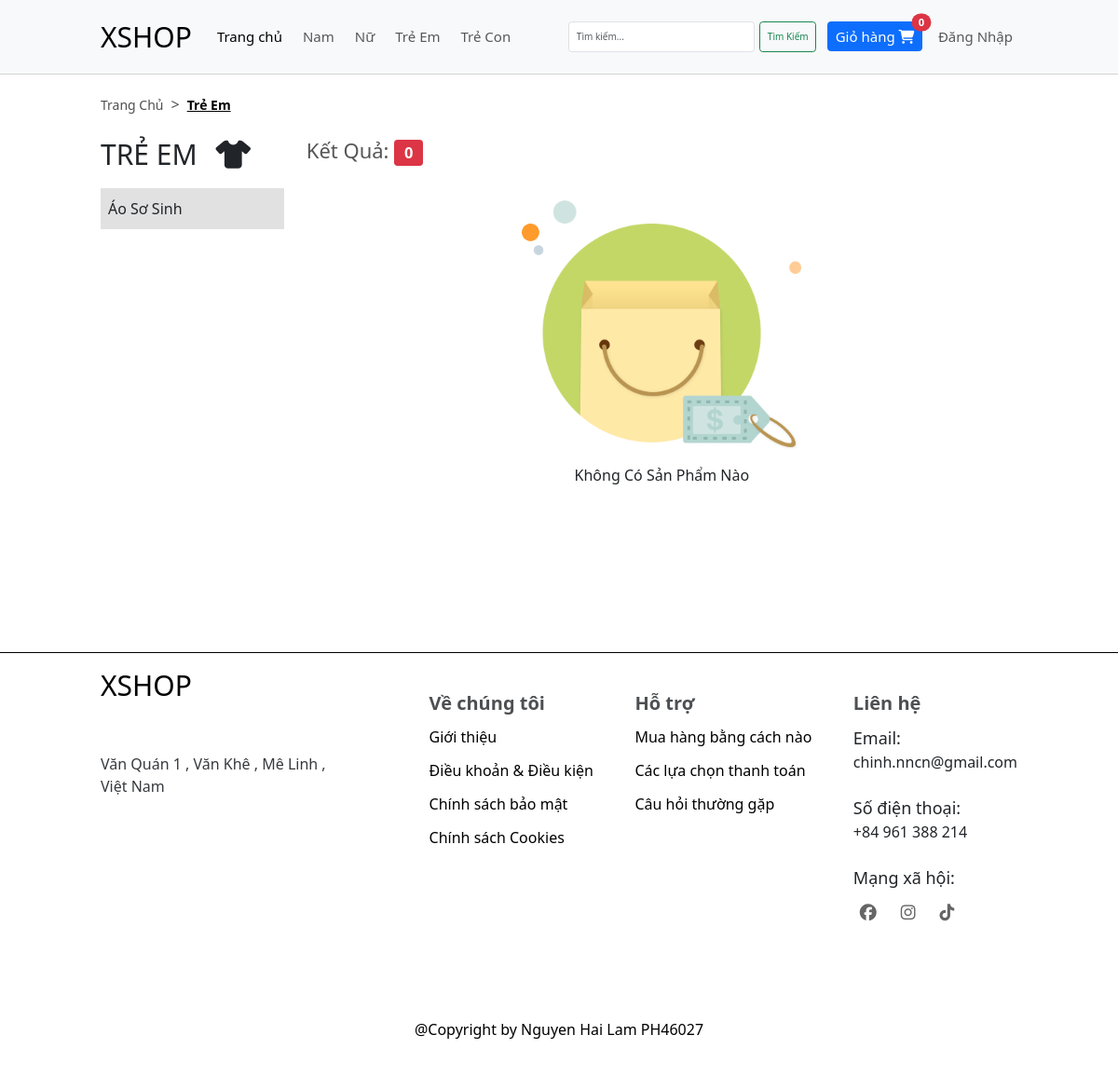
/?url=loc&maLoai=4, run on the app's committed database.
### tables this page shows
CREATE TABLE `loai` (
  `maLoai` int(11) NOT NULL,
  `tenLoai` varchar(255) NOT NULL
);

CREATE TABLE `danh_muc` (
  `maDanhMuc` int(11) NOT NULL,
  `tenDanhMuc` varchar(255) NOT NULL,
  `maLoai` int(11) NOT NULL
);

### app/models/pdo.php (called while the page is built, shortened)
<?php
    function getConnect() {
        try {
            $connect = new PDO(
                "mysql:host=" . DB_HOST .
                ";dbname=" . DB_DATABASE .
                ";charset=" . DB_CHARSET,
                DB_USERNAME,
                DB_PASSWORD
            );
            $connect -> setAttribute(PDO::ATTR_ERRMODE, PDO::ERRMODE_EXCEPTION);
            return $connect;
        }
        catch(PDOException $e) {
            echo "Loi ket noi den database " . $e -> getMessage();
        }
    }
    function getData($sql, $getAll = true) {
        try {
            $connect = getConnect();
            $stmt = $connect -> prepare($sql);
            $stmt -> execute();
        }
        catch(PDOException $e) {
            echo "loi cau lenh: $sql";
        }
        finally {
            unset($connect);
        }
        if($getAll) {
            return $stmt -> fetchAll();
        }
        return $stmt -> fetch();
    }
?>

### app/models/LoaiModel.php (called while the page is built, shortened)
<?php
    require_once "pdo.php";
    function getAllLoai() {
        $sql = "SELECT * FROM loai ORDER BY maLoai";
        return getData($sql);
    }
    function getLoaiID($maLoai) {
        $sql = "SELECT * FROM loai WHERE maLoai = $maLoai";
        return getData($sql,false);
    }
?>

### app/controllers/HomeController.php (called while the page is built, shortened)
<?php
    require_once MODELS_URL . "LoaiModel.php";
    require_once MODELS_URL . "ProductsModel.php";
    require_once MODELS_URL . "DanhMucModel.php";
    function loc() {
        $maLoai = $_GET["maLoai"];
        $loai = getLoaiID($maLoai);
        if(getDanhMucMaLoai($maLoai)) {
            $listDanhMuc = getDanhMucMaLoai($maLoai);
            $maDanhMuc = $listDanhMuc[0]["maDanhMuc"];
            $products = getShowProductsDanhMuc($maDanhMuc);
        }
        include VIEWS_URL . "home/loc.php";
    }
?>

### app/models/DanhMucModel.php (called while the page is built, shortened)
<?php
    require_once "pdo.php";
    function getDanhMucMaLoai($maLoai) {
        $sql = "SELECT * FROM danh_muc WHERE maLoai = $maLoai";
        return getData($sql);
    }
?>

### app/models/ProductsModel.php (called while the page is built, shortened)
<?php
    require_once "pdo.php";
    function getShowProductsDanhMuc($maDanhMuc) {
        $sql = "SELECT A.*, B.tenDanhMuc, C.tenLoai FROM san_pham A
                JOIN danh_muc B ON A.maDanhMuc = B.maDanhMuc
                JOIN loai C ON B.maLoai = C.maLoai
                WHERE A.maDanhMuc = $maDanhMuc AND A.trangThai = 1";
        return getData($sql);
    }
?>

### app/views/home/loc.php (the view, shortened to what this page needs)
<link rel="stylesheet" href="<?php echo CSS_URL ?>loc.css">
<div class="body">
    <div class="grid wide">
        <div class="directional">
            <a href="?" class="directional-page">Trang chủ</a><span class="directional-icon">></span>
            <a href="#" class="directional-page directional-page--active disabled"><?php echo $loai["tenLoai"]?></a>
        </div>
        <div class="container">
            <div class="type-products">
                <h1 class="type-products_heading">
                    <?php echo $loai["tenLoai"]?>
                    <i class="fa-solid fa-shirt type-products_icon"></i>
                </h1>
                <div class="type-products_items">
                    <?php if(isset($listDanhMuc)) : ?>
                        <?php foreach($listDanhMuc as $danhmuc) : ?>
                        <a
                            class="type-products_item <?php echo $danhmuc["maDanhMuc"] == $maDanhMuc ? 'type-products_item--active disabled' : '' ?>"
                            href="?url=loc&maLoai=<?php echo $maLoai ?>&maDanhMuc=<?php echo $danhmuc["maDanhMuc"]?>"
                        >
                            <?php echo $danhmuc["tenDanhMuc"]?>
                        </a>
                        <?php endforeach ?>
                    <?php endif ?>
                </div>
            </div>
            <div class="filter-products">
                <div class="filter-products_top">
                    <h1 class="filter-text">
                        Kết Quả:
                        <span class="badge bg-danger">
                                <?php echo isset($products) ? count($products) : 0 ?>
                        </span>
                    </h1>
                </div>
                <div class="products grid">
                    <div class="products-empty">
                        <?php if(!isset($products) || !$products) : ?>
                            <img src="<?php echo IMAGES_URL ?>empty/product.png" alt="" class="products-empty_img">
                            <p>Không Có Sản Phẩm Nào</p>
                        <?php endif ?>
                    </div>
                </div>
            </div>
        </div>
    </div>
</div>

### includes/header.php (shortened to what this page needs)
<?php
    require_once MODELS_URL . "LoaiModel.php";
    $listLoai = getAllLoai();
?>
<!DOCTYPE html>
<html lang="en">
<head>
    <link href="https://cdn.jsdelivr.net/npm/bootstrap@5.3.2/dist/css/bootstrap.min.css" rel="stylesheet">
    <link rel="stylesheet" href="https://cdnjs.cloudflare.com/ajax/libs/font-awesome/6.5.1/css/all.min.css" />
    <link rel="stylesheet" href="<?php echo CSS_URL ?>grid.css">
    <link rel="stylesheet" href="<?php echo CSS_URL ?>style.css">
</head>
<body>
    <div class="main">
        <div class="header">
            <nav class="navbar navbar-expand-lg bg-body-tertiary">
                <div class="container-fluid grid wide">
                    <a class="navbar-brand header-logo" href="?">XSHOP</a>
                    <div class="collapse navbar-collapse" id="navbarSupportedContent">
                        <ul class="navbar-nav me-auto mb-2 mb-lg-0">
                            <li class="nav-item">
                                <a class="nav-link active" aria-current="page" href="?">Trang chủ</a>
                            </li>
                            <?php foreach($listLoai as $loai) : ?>
                                <li class="nav-item">
                                    <a class="nav-link" href="?url=loc&maLoai=<?php echo $loai["maLoai"] ?>"><?php echo $loai["tenLoai"]?></a>
                                </li>
                            <?php endforeach ?>
                        </ul>
                        <div class="d-flex">
                            <form action="" method="get" class="d-flex" role="search">
                                <input
                                    class="form-control-custom form-control me-2"
                                    type="search"
                                    placeholder="Tìm kiếm..."
                                    aria-label="Search"
                                    name="keyword"
                                >
                                <button class="btn btn-outline-success" type="submit">Tìm Kiếm</button>
                            </form>
                            <form action="?url=giohang" method="post">
                                <button type="submit" class="btn btn-primary position-relative header-cart-btn nav-item">
                                    Giỏ hàng
                                    <i class="fa-solid fa-cart-shopping"></i>
                                    <span class="position-absolute top-0 start-100 translate-middle badge rounded-pill bg-danger">
                                    0
                                    </span>
                                </button>
                            </form>
                            <ul class="header-navbar-nav-custom navbar-nav me-auto mb-2 mb-lg-0">
                                <?php if(!isset($_COOKIE["maUser"]) || $user["quyen"] !== 0) :?>
                                    <li class="nav-item">
                                        <a class="nav-link" href="?url=dangnhap">Đăng Nhập</a>
                                    </li>
                                <?php endif ?>
                            </ul>
                        </div>
                    </div>
                </div>
            </nav>
        </div>

### assets/css/grid.css (style rules this page uses)
.grid { width: 100%; display: block; padding: 0; }
.grid.wide { max-width: 1200px; margin: 0 auto; }
@media (min-width: 1024px) and (max-width: 1239px) { .wide { width: 984px; } }

### assets/css/style.css (style rules this page uses)
* { margin: 0; padding: 0; box-sizing: border-box; }
html { font-size: 62.5%; }
button, body { font-size: 1.6rem; }
:root { --primary-color: #f7f7f7; --active-color: #e1e1e1; --header-height: 80px; }
.disabled { pointer-events: none; user-select: none; }
.header { height: var(--header-height); display: flex; align-items: center; position: fixed; top: 0; right: 0; left: 0; width: 100%; z-index: 99; border-bottom: 1px solid #d3d3d3; }
.navbar { flex: 1; height: 100%; }
.container-fluid { height: 100%; }
.header-logo { display: inline-block; font-size: 3rem; }
.form-control-custom { width: 200px; }
.nav-item { margin-left: 12px; font-size: 1.5rem; }
.body { padding-bottom: 40px; margin-top: calc(var(--header-height) + 20px); min-height: 600px; }
.container { padding: 0; margin: 0; display: flex; padding-top: 24px; }
.directional { display: flex; align-items: center; }
.directional-page { font-size: 1.4rem; display: inline-block; text-decoration: none; color: #505050; text-transform: capitalize; }
.directional-page--active { color: #000; font-weight: 600; user-select: none; text-decoration: underline; }
.directional-icon { margin-left: 8px; margin-right: 8px; color: #505050; }
.products { margin-top: 20px; border-radius: 2px; }

### assets/css/loc.css (style rules this page uses)
.type-products { width: 20%; }
.filter-products { width: 80%; padding-left: 24px; }
.type-products_heading { font-size: 3rem; text-transform: uppercase; }
.type-products_icon { margin-left: 12px; }
.type-products_items { margin-top: 18px; }
.type-products_item { display: block; color: inherit; text-decoration: none; padding: 10px 8px; text-align: left; opacity: 0.9; transition: all linear 0.1s; }
.type-products_item--active { background-color: #e1e1e1; opacity: 1; }
.filter-products_top { display: flex; justify-content: space-between; align-items: center; }
.filter-text { font-size: 2.2rem; font-weight: 500; color: #565656; margin-bottom: 0; }
.products-empty { text-align: center; }
.products-empty_img { width: 300px; }

### data on the page
loai: tenLoai "Nam"
loai: tenLoai "Nữ"
loai: tenLoai "Trẻ Em", tenLoai "TRẺ EM"
loai: tenLoai "Trẻ Con"
danh_muc: tenDanhMuc "Áo Sơ Sinh"

### other printed values
count($products) "0"
